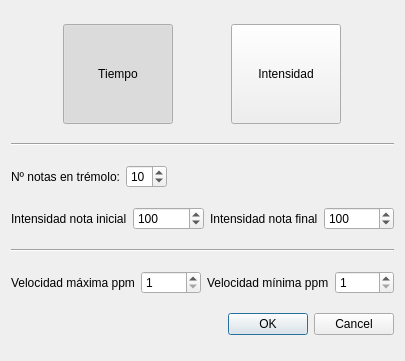
<?xml version="1.0" encoding="UTF-8"?>
<ui version="4.0">
 <class>GradualTremoloDialog</class>
 <widget class="QDialog" name="GradualTremoloDialog">
  <property name="geometry">
   <rect>
    <x>0</x>
    <y>0</y>
    <width>405</width>
    <height>361</height>
   </rect>
  </property>
  <property name="windowTitle">
   <string>Dialog</string>
  </property>
  <layout class="QVBoxLayout" name="verticalLayout">
   <item>
    <layout class="QHBoxLayout" name="horizontalLayout">
     <item>
      <widget class="QPushButton" name="pb_time_tremolo">
       <property name="minimumSize">
        <size>
         <width>110</width>
         <height>100</height>
        </size>
       </property>
       <property name="maximumSize">
        <size>
         <width>110</width>
         <height>100</height>
        </size>
       </property>
       <property name="text">
        <string>Tiempo</string>
       </property>
       <property name="checkable">
        <bool>true</bool>
       </property>
       <property name="checked">
        <bool>true</bool>
       </property>
       <property name="autoExclusive">
        <bool>true</bool>
       </property>
      </widget>
     </item>
     <item>
      <widget class="QPushButton" name="pb_inten_tremolo">
       <property name="minimumSize">
        <size>
         <width>110</width>
         <height>100</height>
        </size>
       </property>
       <property name="maximumSize">
        <size>
         <width>110</width>
         <height>100</height>
        </size>
       </property>
       <property name="text">
        <string>Intensidad</string>
       </property>
       <property name="checkable">
        <bool>true</bool>
       </property>
       <property name="autoExclusive">
        <bool>true</bool>
       </property>
      </widget>
     </item>
    </layout>
   </item>
   <item>
    <widget class="Line" name="line">
     <property name="orientation">
      <enum>Qt::Horizontal</enum>
     </property>
    </widget>
   </item>
   <item>
    <layout class="QHBoxLayout" name="horizontalLayout_2">
     <item>
      <widget class="QLabel" name="label">
       <property name="text">
        <string>Nº notas en trémolo:</string>
       </property>
      </widget>
     </item>
     <item>
      <widget class="QSpinBox" name="sb_num_notes">
       <property name="minimum">
        <number>2</number>
       </property>
       <property name="value">
        <number>10</number>
       </property>
      </widget>
     </item>
     <item>
      <spacer name="horizontalSpacer">
       <property name="orientation">
        <enum>Qt::Horizontal</enum>
       </property>
       <property name="sizeHint" stdset="0">
        <size>
         <width>40</width>
         <height>20</height>
        </size>
       </property>
      </spacer>
     </item>
    </layout>
   </item>
   <item>
    <layout class="QHBoxLayout" name="horizontalLayout_3">
     <item>
      <widget class="QLabel" name="label_2">
       <property name="text">
        <string>Intensidad nota inicial</string>
       </property>
      </widget>
     </item>
     <item>
      <widget class="QSpinBox" name="sb_inten_start">
       <property name="minimum">
        <number>1</number>
       </property>
       <property name="maximum">
        <number>127</number>
       </property>
       <property name="value">
        <number>100</number>
       </property>
      </widget>
     </item>
     <item>
      <widget class="QLabel" name="label_3">
       <property name="text">
        <string>Intensidad nota final</string>
       </property>
      </widget>
     </item>
     <item>
      <widget class="QSpinBox" name="sb_inten_end">
       <property name="minimum">
        <number>1</number>
       </property>
       <property name="maximum">
        <number>127</number>
       </property>
       <property name="value">
        <number>100</number>
       </property>
      </widget>
     </item>
    </layout>
   </item>
   <item>
    <widget class="Line" name="line_2">
     <property name="orientation">
      <enum>Qt::Horizontal</enum>
     </property>
    </widget>
   </item>
   <item>
    <layout class="QHBoxLayout" name="horizontalLayout_4">
     <item>
      <widget class="QLabel" name="label_4">
       <property name="text">
        <string>Velocidad máxima ppm</string>
       </property>
      </widget>
     </item>
     <item>
      <widget class="QSpinBox" name="sb_ppm_max">
       <property name="minimum">
        <number>1</number>
       </property>
       <property name="maximum">
        <number>999</number>
       </property>
      </widget>
     </item>
     <item>
      <widget class="QLabel" name="label_5">
       <property name="text">
        <string>Velocidad mínima ppm</string>
       </property>
      </widget>
     </item>
     <item>
      <widget class="QSpinBox" name="sb_ppm_min">
       <property name="minimum">
        <number>1</number>
       </property>
       <property name="maximum">
        <number>999</number>
       </property>
      </widget>
     </item>
    </layout>
   </item>
   <item>
    <widget class="QDialogButtonBox" name="buttonBox">
     <property name="orientation">
      <enum>Qt::Horizontal</enum>
     </property>
     <property name="standardButtons">
      <set>QDialogButtonBox::Cancel|QDialogButtonBox::Ok</set>
     </property>
    </widget>
   </item>
  </layout>
 </widget>
 <resources/>
 <connections>
  <connection>
   <sender>buttonBox</sender>
   <signal>accepted()</signal>
   <receiver>GradualTremoloDialog</receiver>
   <slot>accept()</slot>
   <hints>
    <hint type="sourcelabel">
     <x>229</x>
     <y>336</y>
    </hint>
    <hint type="destinationlabel">
     <x>157</x>
     <y>274</y>
    </hint>
   </hints>
  </connection>
  <connection>
   <sender>buttonBox</sender>
   <signal>rejected()</signal>
   <receiver>GradualTremoloDialog</receiver>
   <slot>reject()</slot>
   <hints>
    <hint type="sourcelabel">
     <x>297</x>
     <y>342</y>
    </hint>
    <hint type="destinationlabel">
     <x>286</x>
     <y>274</y>
    </hint>
   </hints>
  </connection>
 </connections>
</ui>
